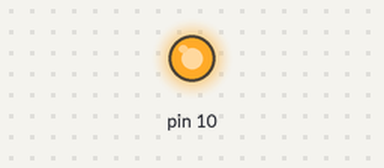
A sketch run on a simulated Arduino Uno, built with avr-gcc and run on an emulated ATmega328P. Parts: output pins drawn as LEDs (lit = HIGH).

Above: at 1.0 s.
At 3.0 s:
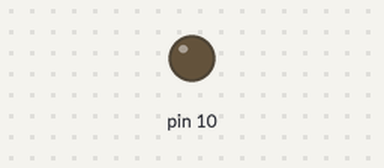
Timing chart, 0 to 5.2 s (numbered marks = the images above):
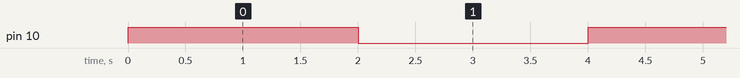

Measured:
- by itself, pin 10: alternates HIGH for 2.0 s and LOW for 2.0 s

The sketch:

MP1.ino
```cpp
void setup() {
  // put your setup code here, to run once:
  pinMode(10, OUTPUT);
}

void loop() {
  // put your main code here, to run repeatedly:
  digitalWrite(10, HIGH);
  delay(2000);
  digitalWrite(10, LOW);
  delay(2000);
}
```
